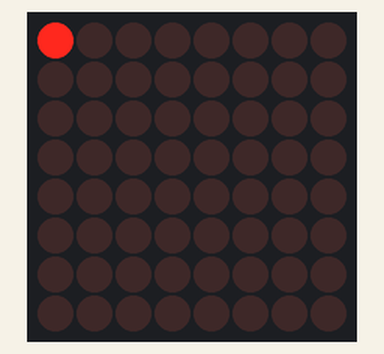
This sketch was run on a simulated Arduino Uno, built with avr-gcc and run on an emulated ATmega328P. Parts: 8×8 LED matrix.

Above: at 0.01 s.
At 0.76 s:
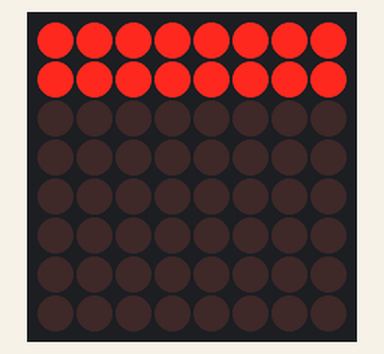
At 1.66 s:
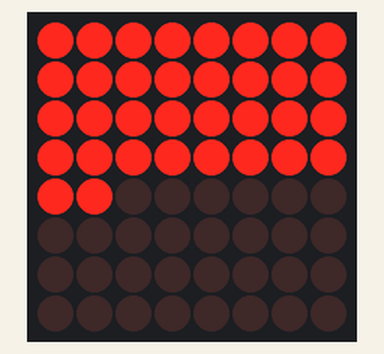
At 3.47 s:
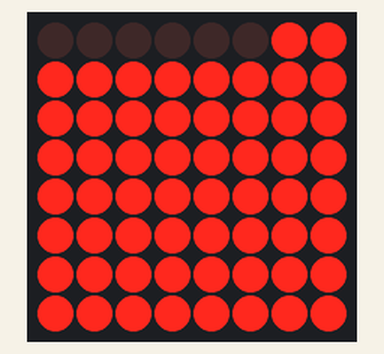
At 5.12 s:
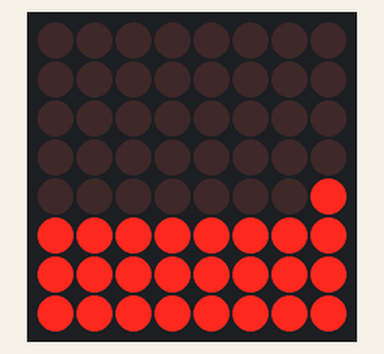
At 6.93 s:
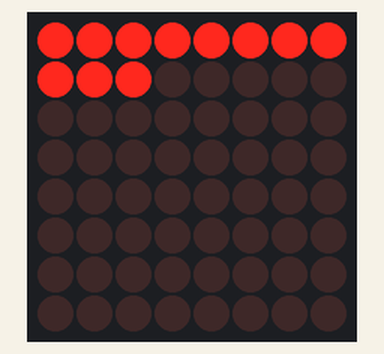

The sketch:

LedControlOneByOne.ino
```cpp
/*
One by one light of a 8x8 LED Matrix is activated and deactivated afterwards.
This is useful to test if a self soldered construction works properly.

Documentation & Library
  http://playground.arduino.cc/Main/LedControl

Arduino Uno | LEDMatrix MAX7219
  pin 12    |   DIN (data in)
  pin 11    |   CLK (clock)
  pin 10    |   CS (load)
  VCC 5V    |   VCC
  GND       |   GND
*/

#include "LedControl.h"

// Initialize 1 device; possible up to 8 devices
LedControl lc=LedControl(12,11,10,1);

void setup() {
  for (int addr=0; addr<lc.getDeviceCount(); addr++){
    // deactivate power saving mode
    lc.shutdown(addr,false);
    // set brightness to medium; possible values are 0-15
    lc.setIntensity(addr,8);
    // turn all LEDs off
    lc.clearDisplay(addr);
  }
}

void loop(){
  // activate one by one LED
  for (int row=0; row<8; row++){
    for (int addr=0; addr<lc.getDeviceCount(); addr++){
      for (int col=0; col<8; col++){
        lc.setLed(addr,row,col,true);
        delay(50);
      }
    }
  }
  // deactivate one by one LED
  for (int row=0; row<8; row++){
    for (int addr=0; addr<lc.getDeviceCount(); addr++){
      for (int col=0; col<8; col++){
        lc.setLed(addr,row,col,false);
        delay(50);
      }
    }
  }
}
```

Measured:
- by itself, everything shown: repeats every 6.4 s, in 128 steps
